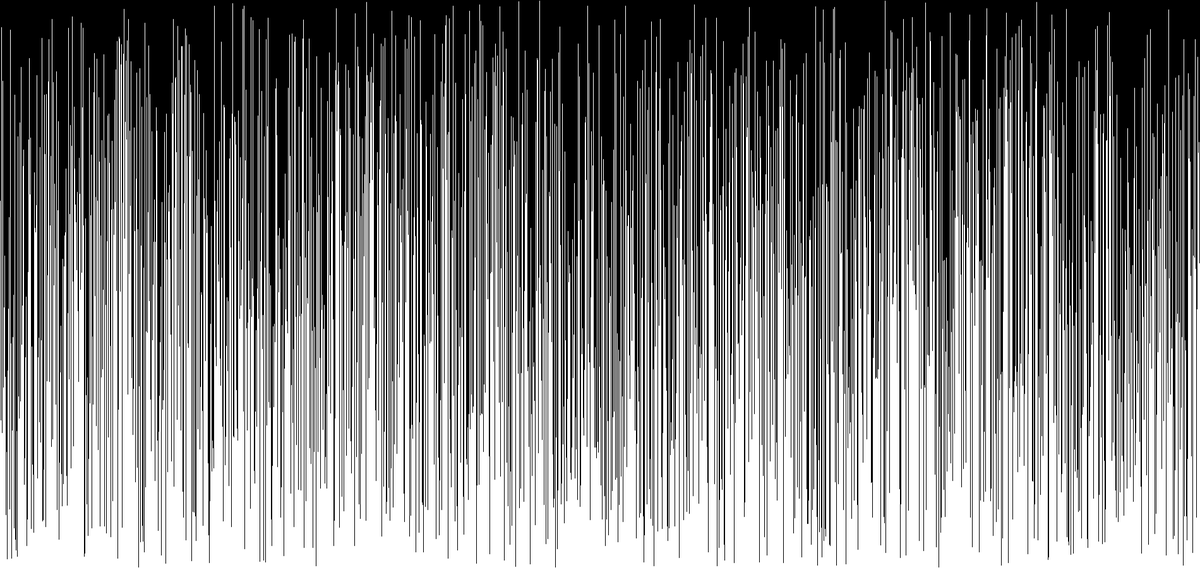
Frame 1 (no input)
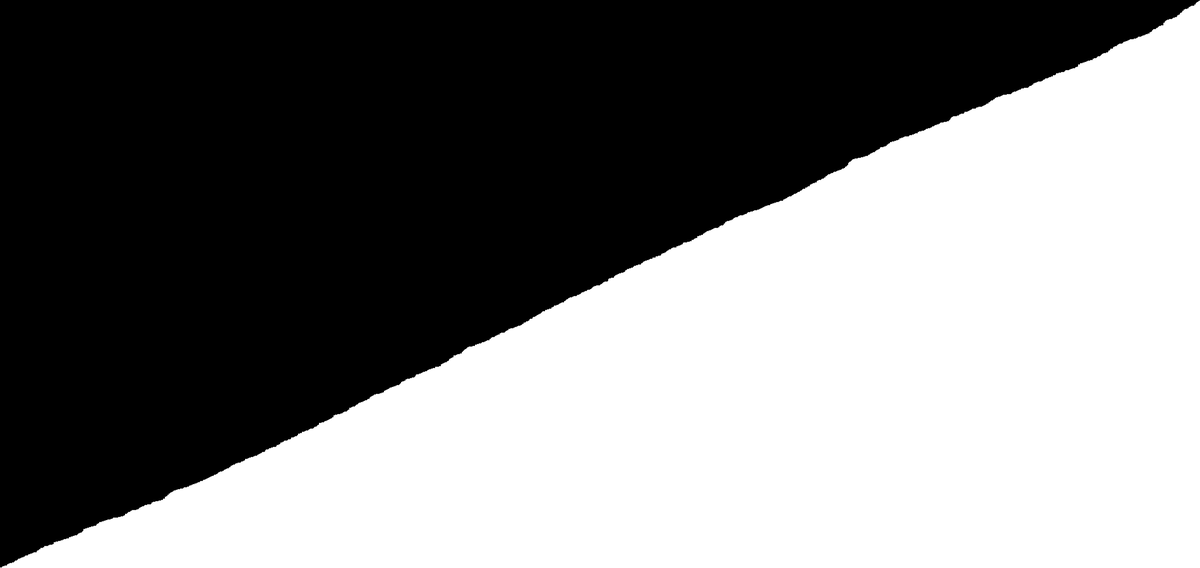
Frame 60 (the mouse pressed at the canvas centre just before this capture)
Frame 120 (the mouse held since frame 60 and released just before this capture): identical to frame 60, image omitted

The Processing sketch that drew these frames (run headless with seeded random() and noise(); from frame 60 on, the mouse is pressed at the canvas centre):

// Processing sketch: quicksort
// ── quicksort.pde
float[] values;
int i, j = 0;

void setup() {
  size(1900, 900);
  values = new float[width];
  for (int i=0; i < values.length; i++) {
    values[i] = random(height);
    // values[i] = noise(i/142.234)*height;
  }
}

void draw() {
  background(0);
  line(255, 255, 255);
  quickSort(values, 0, values.length -1);
}

void quickSort(float[] arr, int start, int end) {
  if (start >= end) {
    return;
  }
    int index = partition(arr, start, end);
    quickSort(arr, start, index -1);
    quickSort(arr, index +1, end);
}

int partition(float[] arr, int start, int end) {
  int pivotIndex = start;
  float pivotValue = arr[end];
  for (int i=start; i < end; i++) {
    if (arr[i] < pivotValue) {
      swap(arr, i, pivotIndex);
      pivotIndex ++;
    }
  }
  swap(arr, pivotIndex, end);
  return pivotIndex;
}

void swap(float[] arr, int a, int b) {
  float temp = arr[a];
  arr[a] = arr[b];
  arr[b] = temp;
}

void line(float r, float g, float b) {
  for (int i=0; i < values.length; i++) {
    stroke(color(r, g, b));
    line(i, height, i, height - values[i]);
  }
}
